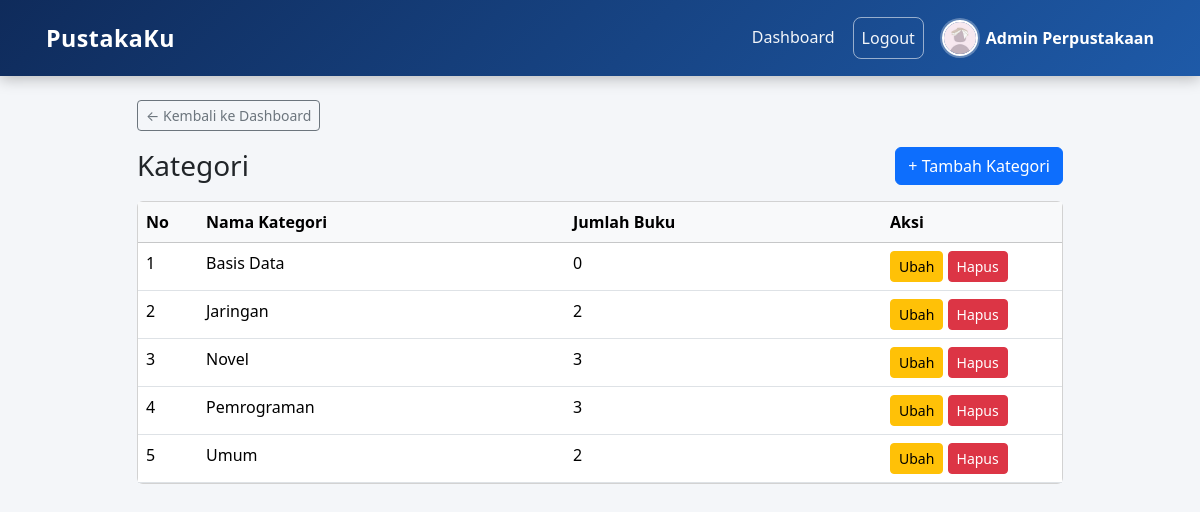
The page /projek/admin/kategori.php (signed in) on the database its author committed.
### tables this page shows
CREATE TABLE `kategori` (
  `id` int(11) NOT NULL,
  `nama_kategori` varchar(50) NOT NULL
);

### projek/admin/kategori.php (the view, shortened to what this page needs)
<?php
include '../config/koneksi.php';
$data_kategori = mysqli_query(
    $koneksi,
    "SELECT k.id, k.nama_kategori, COUNT(b.id) AS jumlah_buku
     FROM kategori k
     LEFT JOIN buku b ON b.kategori_id = k.id
     GROUP BY k.id, k.nama_kategori
     ORDER BY k.nama_kategori"
);
include '../includes/header.php';
?>
<div class="row">
    <div class="col-lg-10 mx-auto">
        <a href="<?= $base_url ?>/admin/dashboard.php" class="btn btn-outline-secondary btn-sm mb-3 no-print">
            &larr; Kembali ke Dashboard
        </a>
        <div class="d-flex justify-content-between align-items-center mb-3">
            <h3 class="mb-0">Kategori</h3>
            <button class="btn btn-primary" data-bs-toggle="modal" data-bs-target="#modalKategori">
                + Tambah Kategori
            </button>
        </div>
        <div class="card">
            <div class="table-responsive">
                <table class="table table-hover mb-0">
                    <thead class="table-light">
                        <tr>
                            <th style="width: 60px;">No</th>
                            <th>Nama Kategori</th>
                            <th>Jumlah Buku</th>
                            <th style="width: 180px;">Aksi</th>
                        </tr>
                    </thead>
                    <tbody>
                        <?php $no = 1; ?>
                        <?php while ($baris = mysqli_fetch_assoc($data_kategori)) { ?>
                            <tr>
                                <td><?= $no++ ?></td>
                                <td><?= htmlspecialchars($baris['nama_kategori']) ?></td>
                                <td><?= $baris['jumlah_buku'] ?></td>
                                <td>
                                    <button class="btn btn-sm btn-warning"
                                            data-bs-toggle="modal"
                                            data-bs-target="#modalKategori"
                                            data-id="<?= $baris['id'] ?>"
                                            data-nama="<?= htmlspecialchars($baris['nama_kategori']) ?>">
                                        Ubah
                                    </button>
                                    <form method="POST" class="d-inline form-hapus"
                                          data-nama="<?= htmlspecialchars($baris['nama_kategori']) ?>">
                                        <button type="submit" name="hapus" class="btn btn-sm btn-danger">Hapus</button>
                                    </form>
                                </td>
                            </tr>
                        <?php } ?>
                    </tbody>
                </table>
            </div>
        </div>
    </div>
</div>
<?php
include '../includes/footer.php';
?>

### projek/assets/style.css (style rules this page uses)
:root { --warna-utama: #1e5aa8; --warna-latar: #f4f6f9; }
body { background-color: var(--warna-latar); }

### rows shown on the page
kategori: nama_kategori "Basis Data", jumlah_buku "0"
kategori: nama_kategori "Jaringan", jumlah_buku "2"
kategori: nama_kategori "Novel", jumlah_buku "3"
kategori: nama_kategori "Pemrograman", jumlah_buku "3"
kategori: nama_kategori "Umum", jumlah_buku "2"

### other values the page prints
$_SESSION['nama'] "Admin Perpustakaan"
